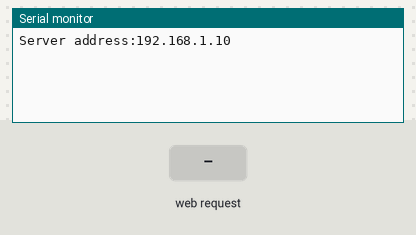
This sketch was run on a simulated Arduino Leonardo, built with avr-gcc and run on an emulated ATmega32U4. Shown: the last lines printed to the serial monitor. The inputs (shaded band) are chosen by the test bench. WiFi joins after 1.5 s; servers stay silent unless stated.

Above: at 1.2 s.
1.3 s: HTTP request GET /nadon received
At 1.7 s:
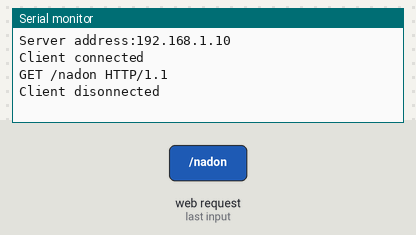
2.8 s: HTTP request GET /nadoff received
At 4.0 s:
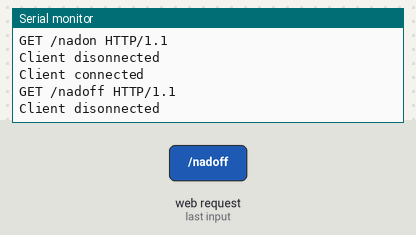
4.3 s: HTTP request GET /nadvolup received
At 5.1 s:
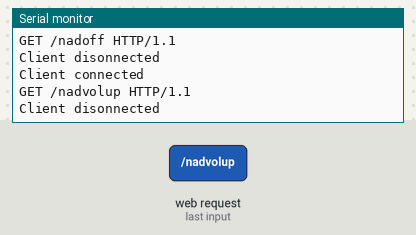
5.8 s: HTTP request GET /nadvoldown received
At 6.3 s:
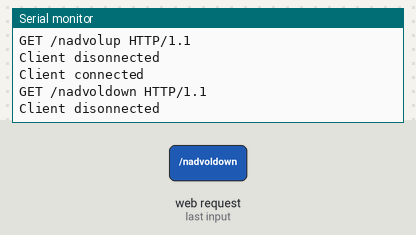
7.3 s: HTTP request GET /nadmp received
At 8.5 s:
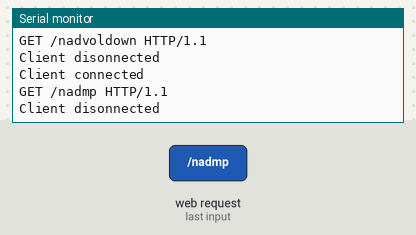
8.8 s: HTTP request GET /nadcd received
At 9.8 s:
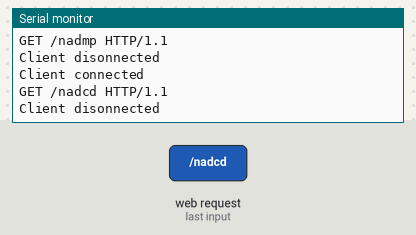

The sketch:

webir.ino
```cpp
/*
Arduino Ethernet Script Server

Created Mars 4, 2014
Mikael Kindborg, Evothings AB

TCP socket server that accept commands for basic scripting
of the Arduino board.

This example is written for use with an Ethernet shield.

The API consists of the requests listed below.

Requests and responses end with a new line.

*/

// Include files.
#include <SPI.h>
#include <Ethernet.h>
#include <IRLib.h>

IRsend My_Sender;

// Enter a MAC address for your controller below, usually found on a sticker
// on the back of your Ethernet shield.
byte mac[] = { 0x90, 0xA2, 0xDA, 0x0E, 0xD0, 0x93 };

// The IP address will be dependent on your local network.
// If you have IP network info, uncomment the lines starting
// with IPAddress and enter relevant data for your network.
// If you don't know, you probably have dynamically allocated IP adresses, then
// you don't need to do anything, move along.
IPAddress ip(192,168,1,10);
IPAddress gateway(192,168,1,1);
IPAddress subnet(255, 255, 255, 0);

// Create a server listening on the given port.
EthernetServer server(32);

void setup()
{
	// Start serial communication with the given baud rate.
	// NOTE: Remember to set the baud rate in the Serial
	// monitor to the same value.
	Serial.begin(9600);

	// Wait for serial port to connect. Needed for Leonardo only.
	while (!Serial) { ; }

	// Initialize the Ethernet shield.
	// If you entered fixed ipaddress info, gateway, subnet mask,
	// then uncommment the next line.
	Ethernet.begin(mac, ip, gateway, subnet);

	// If it works to get a dynamic IP from a DHCP server, use this
	// code to test if you're getting a dynamic adress. If this
	// does not work, use the above method of specifying an IP-address.
	// dhcp test starts here
	//if (Ethernet.begin(mac) == 0)
	//{
	//	Serial.println("Failed to configure Ethernet using DHCP");
	//	// No point in carrying on, stop here forever.
	//	while(true) ;
	//}
	// dhcp test end


	// Start the server.
	server.begin();

	// Print status.
	printServerStatus();
}

void loop()
{
	// Listen for incoming client requests.
	EthernetClient client = server.available();
	if (!client)
	{
		return;
	}

	Serial.println("Client connected");

	String request = readRequest(&client);
	executeRequest(request);

	// Close the connection.
	//client.stop();

	Serial.println("Client disonnected");
}

// Read the request line,
String readRequest(EthernetClient* client)
{
	String request = "";

	// Loop while the client is connected.
	while (client->connected())
	{
		// Read available bytes.
		while (client->available())
		{
			// Read a byte.
			char c = client->read();

			// Print the value (for debugging).
			Serial.write(c);

			// Exit loop if end of line.
			if ('\n' == c)
			{
				return request;
			}

			// Add byte to request line.
			request += c;
		}
	}
	return request;
}

void executeRequest(String request)
{
	if ( request.equals("nadon") )
	{
    My_Sender.send(NEC, 0xE13EA45B, 32);
		Serial.println("NAD ON");
	}
  else if ( request.equals("nadoff") )
	{
    My_Sender.send(NEC, 0xE13E13EC, 32);
		Serial.println("NAD OFF");
	}
  else if ( request.equals("nadvolup") )
	{
    My_Sender.send(NEC, 0xE13E11EE, 32);
		Serial.println("NAD VOL+");
	}
  else if ( request.equals("nadvoldown") )
	{
    My_Sender.send(NEC, 0xE13E31CE, 32);
		Serial.println("NAD VOL-");
	}
  else if ( request.equals("nadmp") )
	{
    My_Sender.send(NEC, 0xE13E03FC, 32);
		Serial.println("NAD MP");
	}
  else if ( request.equals("nadcd") )
	{
    My_Sender.send(NEC, 0xE13EA15E, 32);
		Serial.println("NAD CD");
	}
  else if ( request.equals("sonyonoff") )
	{
    My_Sender.send(SONY, 0x540C, 15);
		Serial.println("Sony On/Off");
	}
  else if ( request.equals("sonyvolup") )
	{
    My_Sender.send(SONY, 0x240C, 15);
		Serial.println("Sony Vol+");
	}
  else if ( request.equals("sonyvoldown") )
	{
    My_Sender.send(SONY, 0x640C, 15);
		Serial.println("Sony Vol-");
	}
}


void sendResponse(EthernetClient* client, String response)
{
	// Send response to client.
	client->println(response);

	// Debug print.
	Serial.println("sendResponse:");
	Serial.println(response);
}

void printServerStatus()
{
	Serial.print("Server address:");
	Serial.println(Ethernet.localIP());
}
```

Measured:
- after the input at 1.3 s, the serial monitor: prints a new line at once (image 1)
- after the input at 2.8 s, the serial monitor: prints a new line at once (image 2)
- after the input at 4.3 s, the serial monitor: prints a new line at once (image 3)
- after the input at 5.8 s, the serial monitor: prints a new line at once (image 4)
- after the input at 7.3 s, the serial monitor: prints a new line at once (image 5)
- after the input at 8.8 s, the serial monitor: prints a new line at once (image 6)
